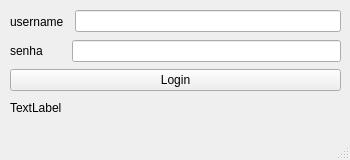
<?xml version="1.0" encoding="UTF-8"?>
<ui version="4.0">
 <class>JanelaLogin</class>
 <widget class="QMainWindow" name="JanelaLogin">
  <property name="geometry">
   <rect>
    <x>0</x>
    <y>0</y>
    <width>350</width>
    <height>160</height>
   </rect>
  </property>
  <property name="windowTitle">
   <string>JanelaLogin</string>
  </property>
  <widget class="QWidget" name="centralwidget">
   <widget class="QLabel" name="label">
    <property name="geometry">
     <rect>
      <x>10</x>
      <y>100</y>
      <width>329</width>
      <height>16</height>
     </rect>
    </property>
    <property name="text">
     <string>TextLabel</string>
    </property>
   </widget>
   <widget class="QWidget" name="">
    <property name="geometry">
     <rect>
      <x>10</x>
      <y>10</y>
      <width>331</width>
      <height>81</height>
     </rect>
    </property>
    <layout class="QVBoxLayout" name="verticalLayout">
     <item>
      <layout class="QHBoxLayout" name="horizontalLayout">
       <item>
        <widget class="QLabel" name="label_2">
         <property name="text">
          <string>username</string>
         </property>
        </widget>
       </item>
       <item>
        <spacer name="verticalSpacer">
         <property name="orientation">
          <enum>Qt::Vertical</enum>
         </property>
         <property name="sizeHint" stdset="0">
          <size>
           <width>5</width>
           <height>40</height>
          </size>
         </property>
        </spacer>
       </item>
       <item>
        <widget class="QLineEdit" name="txt_username"/>
       </item>
      </layout>
     </item>
     <item>
      <layout class="QHBoxLayout" name="horizontalLayout_2">
       <item>
        <widget class="QLabel" name="label_3">
         <property name="text">
          <string>senha</string>
         </property>
        </widget>
       </item>
       <item>
        <spacer name="verticalSpacer_2">
         <property name="orientation">
          <enum>Qt::Vertical</enum>
         </property>
         <property name="sizeHint" stdset="0">
          <size>
           <width>23</width>
           <height>40</height>
          </size>
         </property>
        </spacer>
       </item>
       <item>
        <widget class="QLineEdit" name="txt_senha">
         <property name="echoMode">
          <enum>QLineEdit::Password</enum>
         </property>
        </widget>
       </item>
      </layout>
     </item>
     <item>
      <widget class="QPushButton" name="btn_login">
       <property name="text">
        <string>Login</string>
       </property>
      </widget>
     </item>
    </layout>
   </widget>
  </widget>
  <widget class="QMenuBar" name="menubar">
   <property name="geometry">
    <rect>
     <x>0</x>
     <y>0</y>
     <width>350</width>
     <height>21</height>
    </rect>
   </property>
  </widget>
  <widget class="QStatusBar" name="statusbar"/>
 </widget>
 <resources/>
 <connections/>
</ui>
